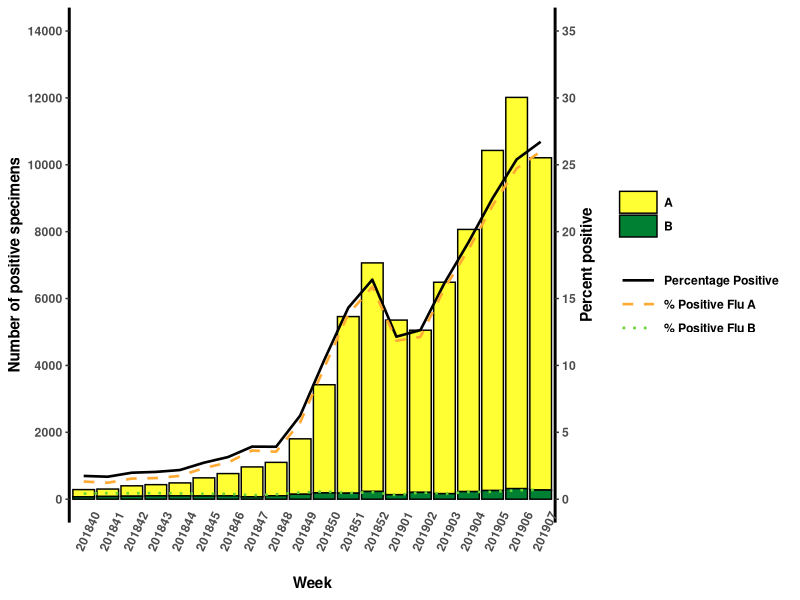
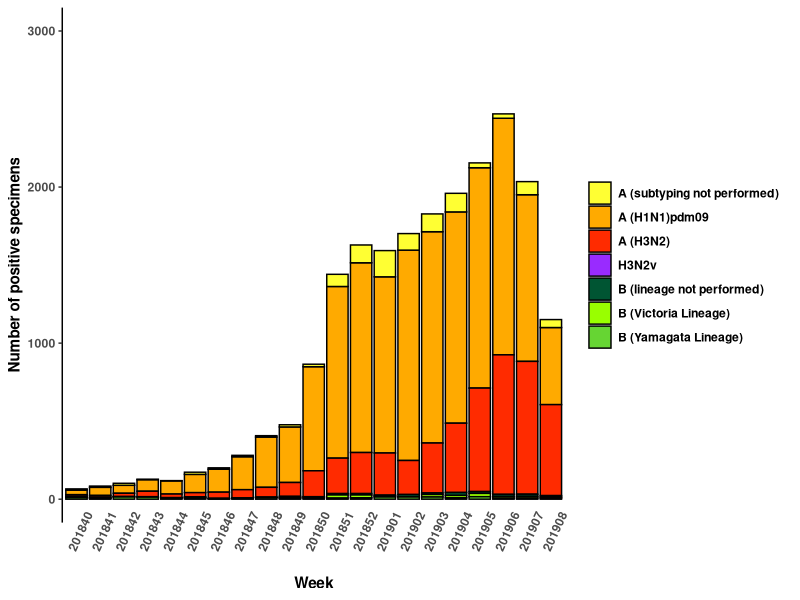
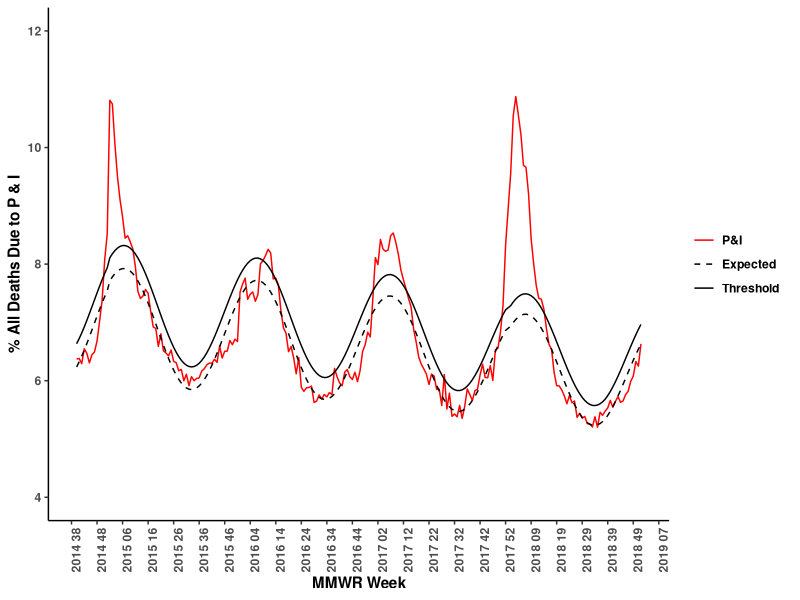
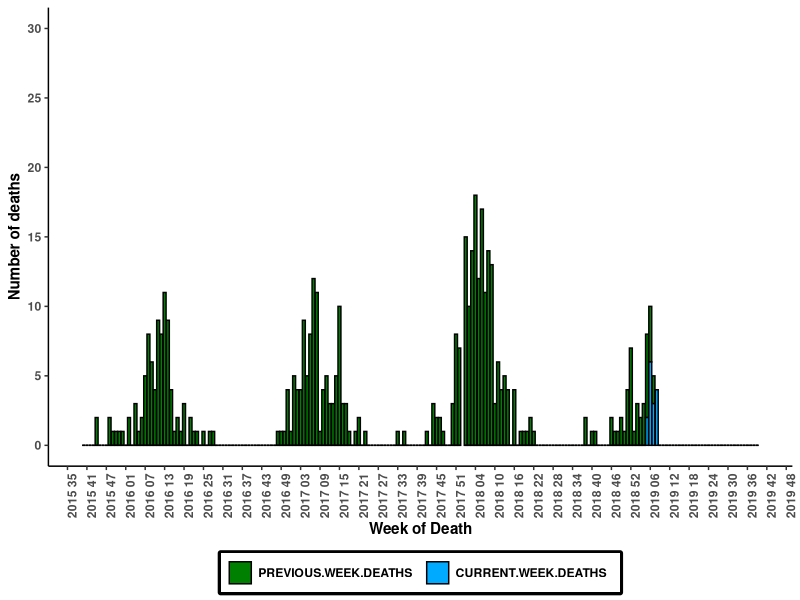

These charts were generated, in order, by the following R code:
#https://www.cdc.gov/flu/weekly/
library(ggplot2)
setwd("~/git_workspace/DIC/PA1")
influenza_national_summary <- read.csv("InfluenziaNationalSurvey.csv",header = T)
#names(influenza_national_summary) <- c("Week","Total_A","Total_B","Perc_Positive_A","Perc_Positive_B","Total_#_Tested", "Perc_Positive")
names(influenza_national_summary) <- c("Week","A","B","% Positive Flu A","% Positive Flu B","Total_#_Tested", "Percentage Positive")
names(influenza_national_summary)
#head(influenza_national_summary$Week)
#head(influenza_national_summary$Total_A)
#http://www.sthda.com/english/wiki/ggplot2-barplots-quick-start-guide-r-software-and-data-visualization#data-1
#https://rpubs.com/MarkusLoew/226759

##Each group consists of only one observation. Do you need to adjust the group aesthetic?
#Add group=1 in aes
##Error: Discrete value supplied to continuous scale
#Renamed column '%_Positive_A' to 'Perc_Positive_A'

######Chart1#######
###Method 1####
# chart1<-ggplot(data=influenza_national_summary) +
#   geom_bar(aes(x=factor(Week), y=Total_A),stat="identity",fill = "yellow",color = "black") +
#   geom_bar(aes(x=factor(Week), y=Total_B),stat="identity",fill = "green",color = "black") +
#   geom_line(aes(x=factor(Week), y=Perc_Positive*400,group=1),color="black") +
#   geom_line(aes(x=factor(Week), y=Perc_Positive_A*400,group=1),linetype = "dotted",color="orange") +
#   geom_line(aes(x=factor(Week), y=Perc_Positive_B*400,group=1),linetype = "dotted",color="green") +
#   scale_y_continuous(sec.axis = sec_axis(~.*(1/400), name = "Percent positive")) +
#   theme(axis.text.x = element_text(angle=65, vjust=0.6)) +
#   theme(legend.position = c(0, 1), legend.justification = c(0, 0),legend.direction = "vertical")+
#   labs(y = "Number of positive specimens",
#        x = "Week",
#        color = "Parameter")
# chart1


###Method 2####
library(reshape2)
melt_inf <- melt(influenza_national_summary,id=c('Week'))
#https://stackoverflow.com/questions/1686569/filter-data-frame-rows-by-a-logical-condition
bar_data <- melt_inf[melt_inf$variable %in% c("A", "B"), ]
# bar_data
# str(bar_data)
# bar <- ggplot() + 
#   geom_bar(data = bar_data,mapping = aes(fill=variable, y=value, x=factor(Week)), position="stack", stat="identity") +
#   theme(axis.text.x = element_text(angle=65, vjust=0.6)) +
#   scale_fill_manual(values = c("yellow","green")) + 
#   ylim(c(0,14000))
# 
# bar

line_data <- melt_inf[melt_inf$variable %in% c("% Positive Flu A", "% Positive Flu B","Percentage Positive"), ]
# line_data
# str(line_data)
# 
# line_data
line_data$variable <- relevel(line_data$variable,"Percentage Positive")
# #https://stackoverflow.com/questions/43879968/geom-line-groups-and-scale-color-manual-produce-unexpected-error
# #http://www.cookbook-r.com/Manipulating_data/Changing_the_order_of_levels_of_a_factor/
# line <- ggplot() +
#   geom_line(data = line_data,mapping = aes(color = variable, y=value*400, x=factor(Week), group = variable),linetype = "dashed") +
#   theme(axis.text.x = element_text(angle=65, vjust=0.6)) +
#   scale_colour_manual(values = c("black","orange", "green")) +
#   ylim(c(0,14000))
# 
# line

#https://stackoverflow.com/questions/32090073/geom-bar-geom-line-with-different-y-axis-scale
#http://www.sthda.com/english/wiki/ggplot2-line-types-how-to-change-line-types-of-a-graph-in-r-software
#https://html-color-codes.info/colors-from-image/#
#https://stackoverflow.com/questions/46039176/ggplot2-adding-secondary-y-axis-with-different-breaks-and-labels
#https://stackoverflow.com/questions/14771546/remove-legend-title-in-ggplot
#http://www.sthda.com/english/wiki/ggplot2-themes-and-background-colors-the-3-elements
#https://ggplot2.tidyverse.org/reference/element.html
#library(lemon)
chart1 <- ggplot() + 
  geom_bar(data = bar_data,mapping = aes(fill=variable, y=value, x=factor(Week)), position="stack", stat="identity", color = "black") +
  theme(axis.text.x = element_text(angle=65)) +
  scale_fill_manual(values = c("#FFFF33","#008033")) +
  #ylim(c(0,14000)) +
  geom_line(data = line_data,mapping = aes(color = variable, y=value*400, x=factor(Week), group = variable,linetype = variable, size = variable)) +
  scale_y_continuous(sec.axis = sec_axis(~.*(1/400), name = "Percent positive", breaks = seq(0,35,5)),breaks = seq(0,14000, by = 2000),limits = c(0,14000)) +
  scale_linetype_manual(values=c("solid", "dashed", "dotted")) +
  #theme(axis.text.x = element_text(angle=65, vjust=0.6)) +
  scale_colour_manual(values = c("black","#FFAA33", "#66D533")) +
  scale_size_manual(values = c(0.9,0.9,0.9)) +
  #ylim(0,14000) +
  xlab("Week") + 
  ylab(c("Number of positive specimens","Percent Positive")) +
  theme(axis.title = element_text(face = "bold"),
        axis.title.y.right = element_text(angle = 90, hjust = 0.5,face = "bold"), 
        axis.text = element_text(face = "bold"),
        axis.line.x.top = element_line(size = 1),
        axis.line.y = element_line(size = 1),
        axis.ticks.x = element_blank(),
        legend.title = element_blank() ,
        legend.key.width = unit(1,"cm"),
        legend.key.height = unit(0.5,"cm"),
        legend.text = element_text(face = "bold",margin = margin(1.5,1.5,1.5,1.5,"mm")), #to add space between legend symbol and name
        legend.key = element_rect(fill = "white"), #to make legend symbol background white
        panel.background = element_rect(fill = "white", colour = NA))   #to make the chart background white

chart1
rm(bar_data, line_data, melt_inf, influenza_national_summary)

#chart2
chart2_data <- read.csv('chart2_data.csv',header = T)
names(chart2_data) <- c('Week', 'H3N2v','A (H1N1)pdm09','A (H3N2)','A (unable to subtype)','A (subtyping not performed)','B (lineage not performed)','B (Victoria Lineage)','B (Yamagata Lineage)','Total Tested')
#names(chart2_data)
melt_data <- melt(chart2_data, id = c('Week'))
#print(unique(melt_data$variable))
melt_data$variable <- factor(melt_data$variable, levels = c('A (subtyping not performed)','A (H1N1)pdm09','A (H3N2)','H3N2v','B (lineage not performed)','B (Victoria Lineage)','B (Yamagata Lineage)','A (unable to subtype)','Total Tested'))
melt_data <- melt_data[!(melt_data$variable %in% c('A (unable to subtype)','Total Tested')),]
#print(unique(melt_data$variable))
chart2 <- ggplot(data = melt_data) +
          geom_bar(mapping = aes(x = factor(Week),y = value, fill = variable), stat = "identity", color = "black") +
          theme(axis.text.x = element_text(angle=65)) +
          xlab('Week') +
          ylab('Number of positive specimens') +
          scale_fill_manual(values = c('#FFFF33','#FFAA00','#FF2B00','#992BFF','#005533','#99FF00','#66D533')) +
          scale_y_continuous(limits = c(0,3000)) +
          theme(axis.title = element_text(face = "bold"),
            axis.text = element_text(face = "bold"),
            axis.line.y = element_line(size=0.5),
            axis.line.x.top = element_line(size = 0.5),
            axis.ticks.x = element_blank(),
            legend.title = element_blank() ,
            legend.text = element_text(face = "bold",margin = margin(1.5,1.5,1.5,1.5,"mm")), #to add space between legend symbol and name
            legend.key = element_rect(fill = "white"), #to make legend symbol background white
            panel.background = element_rect(fill = "white", colour = NA))   #to make the chart background white

  
chart2
rm(chart2_data, melt_data)

##Chart3
library(stringr)
chart3_data <- read.csv(file = 'chart3_data.csv', header = T)
names(chart3_data)
chart3_data = chart3_data[, !(names(chart3_data) %in% c('All.Deaths', 'Pneumonia.Deaths','Influenza.Deaths'))]
names(chart3_data) <- c('Year','Week','P&I','Expected','Threshold')

melt_data <- melt(chart3_data, id = c('Year','Week'))
#str(melt_data)
dim(melt_data)
melt_data <- melt_data[!(melt_data$Year<2014 | melt_data$Year>2018),] #filtering data below 2014 and above 2018
melt_data <- melt_data[!(melt_data$Year==2014 & melt_data$Week<40),] #filering data earlier to week 40 2014
#melt_data <- melt_data[melt_data$Week%%10==0,]
#melt_data
dim(melt_data)
#melt_data$MMWR_Week <- factor(paste(melt_data$Year,melt_data$Week,sep='-'))
melt_data$MMWR_Week <- factor(as.Date(paste(melt_data$Year, melt_data$Week, 01, sep="-"), "%Y-%U-%u"))
unique(melt_data$MMWR_Week)
#paste(melt_data$Year,melt_data$Week,'01',sep='-')
melt_data <- melt_data[,-c(1,2)]
dim(melt_data)
#names(melt_data)

#https://www.rdocumentation.org/packages/stringr/versions/1.4.0/topics/str_pad
#https://ggplot2.tidyverse.org/reference/scale_date.html
chart3 <- ggplot() +
          geom_line(data = melt_data, mapping = aes(x = as.Date(MMWR_Week), y = value, group = variable, color = variable, linetype = variable)) +
          #geom_smooth(data = melt_data[melt_data$variable=='P&I',], mapping = aes(x=MMWR_Week, y = value, group = variable, color = variable), method = 'lm', formula = y ~ poly(x,40), level = 0) +
          scale_color_manual(values = c('red', 'black', 'black')) +
          scale_linetype_manual(values = c('solid','dashed','solid')) +
          scale_x_date(date_labels = "%Y %U", date_breaks = "10 week") +
          scale_y_continuous(limits = c(4,12)) +
          xlab('MMWR Week') +
          ylab('% All Deaths Due to P & I') +
          theme(axis.title = element_text(face = "bold"),
                axis.text = element_text(face = "bold"),
                axis.text.x = element_text(angle=90),
                axis.line.y = element_line(size=0.5),
                axis.line.x = element_line(size=0.5),
                axis.line.x.top = element_line(size = 0.5),
                #axis.ticks.x = element_blank(),
                axis.ticks.length = unit(1,'mm'),
                legend.title = element_blank() ,
                legend.text = element_text(face = "bold",margin = margin(1.5,1.5,1.5,1.5,"mm")), #to add space between legend symbol and name
                legend.key = element_rect(fill = "white"), #to make legend symbol background white
                panel.background = element_rect(fill = "white", colour = NA))   #to make the chart background white


chart3
rm(chart3_data, melt_data)

##chart4
chart4_data <- read.csv(file = 'chart4_data.csv', header = T, skip = 1) #skip is used to skip n lines from beginning
#names(chart4_data)
#head(chart4_data)
chart4_data <- chart4_data[,-3]
melt_data <- melt(chart4_data, id = c('SEASON','WEEK.NUMBER'))
melt_data$WEEK.NUMBER <- as.Date(paste(melt_data$WEEK.NUMBER, 01, sep="-"), "%Y-%U-%u")
#length(unique(melt_data$WEEK.NUMBER))
#names(melt_data)
chart4 <- ggplot() +
          geom_bar(data = melt_data, mapping = aes(x = WEEK.NUMBER, y = value, fill = variable), stat = "identity", color = "black") +
          #facet_wrap(~ SEASON, ncol = 2) +
          scale_x_date(date_labels = "%Y %U", date_breaks = "6 week") +
          scale_y_continuous(limits = c(0,30), breaks = seq(0,30,5)) +
          scale_fill_manual(values = c('#008000','#00AAFF')) +
          xlab('Week of Death') +
          ylab('Number of deaths') +
          theme(axis.title = element_text(face = "bold"),
                axis.text = element_text(face = "bold"),
                axis.text.x = element_text(angle=90),
                axis.line.y = element_line(size=0.5),
                #axis.line.x = element_line(size=0.5),
                axis.line.x = element_line(size = 0.5),
                #axis.ticks.x = element_blank(),
                axis.ticks.length = unit(1,'mm'),
                legend.title = element_blank() ,
                legend.text = element_text(face = "bold",margin = margin(1.5,1.5,1.5,1.5,"mm")), #to add space between legend symbol and name
                legend.key = element_rect(fill = "white"), #to make legend symbol background white
                legend.position = 'bottom',
                panel.background = element_rect(fill = "white", colour = NA),#to make the chart background white
                legend.box.background = element_rect(color = 'black', size = 2))


chart4
rm(chart4_data, melt_data)

##chart5
